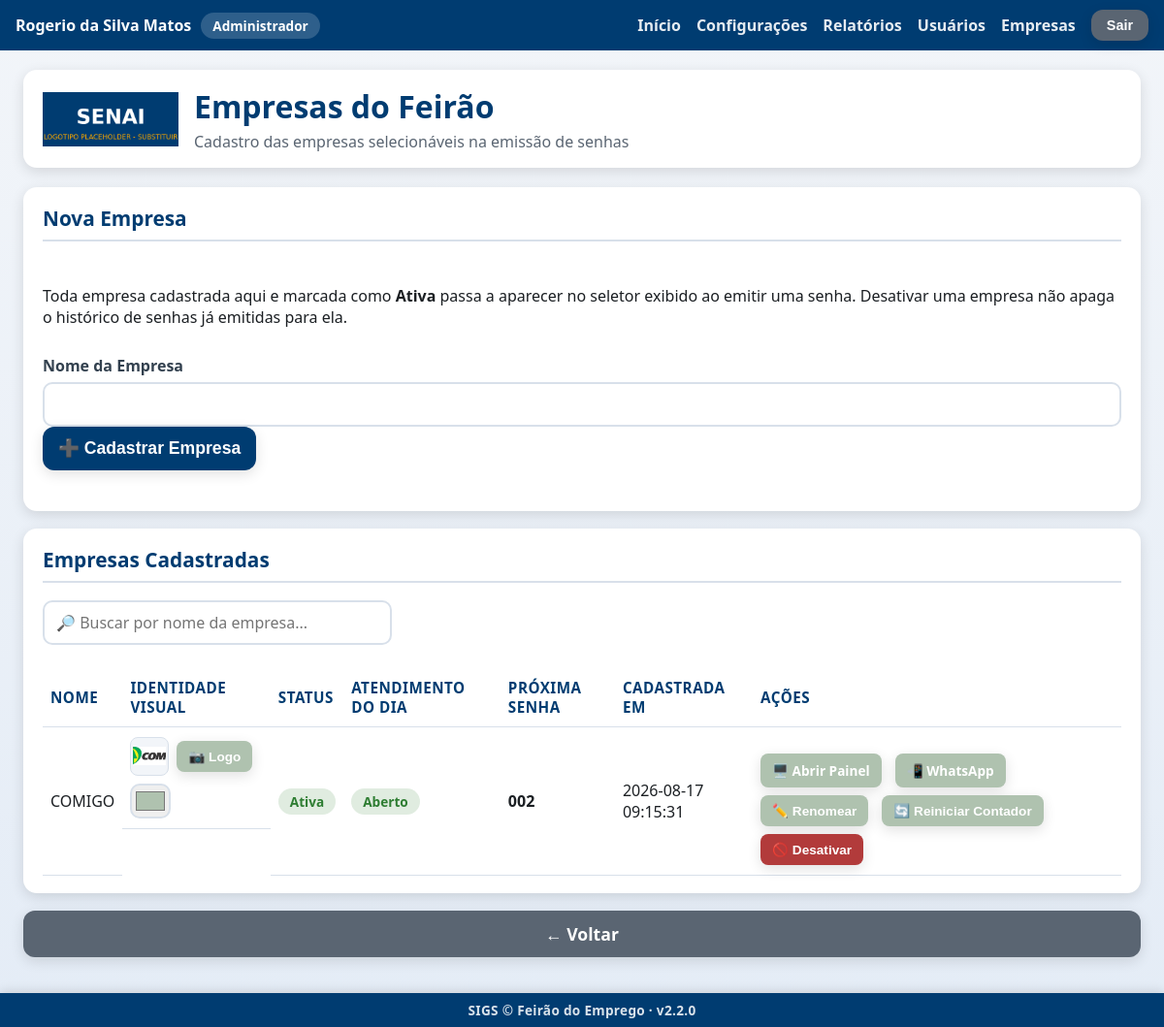
Page /admin/empresas (signed in) on the committed database.
### tables this page shows
CREATE TABLE usuarios (
            id INTEGER PRIMARY KEY AUTOINCREMENT,
            nome_completo TEXT NOT NULL,
            login TEXT NOT NULL UNIQUE,
            senha_hash TEXT NOT NULL,
            perfil TEXT NOT NULL DEFAULT 'atendente',
            ativo INTEGER NOT NULL DEFAULT 1,
            data_criacao TEXT NOT NULL,
            ultimo_login TEXT
        , empresa_id INTEGER REFERENCES empresas (id));

CREATE TABLE empresas (
                id INTEGER PRIMARY KEY AUTOINCREMENT,
                nome TEXT NOT NULL UNIQUE,
                ativa INTEGER NOT NULL DEFAULT 1,
                data_criacao TEXT NOT NULL
            , logo_path TEXT, cor_principal TEXT, contador_atual INTEGER NOT NULL DEFAULT 0, atendimento_finalizado_em TEXT);

CREATE TABLE configuracoes (
                    chave TEXT PRIMARY KEY,
                    valor TEXT NOT NULL
                );

### app.py (the view)
@app.route("/admin/empresas")
@auth.login_required
@auth.admin_required
def empresas_tela():
    empresas = database.listar_empresas()
    return render_template(
        "empresas.html",
        config=config_manager.obter_todas(),
        empresas=empresas,
    )

### app.py (called while the page is built)
@app.context_processor
def injetar_usuario_logado():
    usuario_sessao = auth.usuario_logado()
    identidade_empresa = None
    if usuario_sessao and usuario_sessao.get("perfil") == PerfilUsuario.RECRUTADOR:
        empresa_id = usuario_sessao.get("empresa_id")
        if empresa_id:
            empresa = database.obter_empresa_por_id(empresa_id)
            if empresa and (empresa.logo_path or empresa.cor_principal):
                identidade_empresa = {"logo_path": empresa.logo_path, "cor": empresa.cor_principal}
    return {
        "usuario_logado": usuario_sessao,
        "eh_admin": auth.eh_admin(),
        "sigs_versao": SIGS_VERSAO,
        "identidade_empresa": identidade_empresa,
    }

### auth.py (called while the page is built)
def usuario_logado() -> Optional[dict]:
    usuario_id = session.get(CHAVE_SESSAO_USUARIO_ID)
    if usuario_id is None:
        return None
    return {
        "id": usuario_id,
        "nome_completo": session.get(CHAVE_SESSAO_NOME),
        "login": session.get(CHAVE_SESSAO_LOGIN),
        "perfil": session.get(CHAVE_SESSAO_PERFIL),
        "guiche": session.get(CHAVE_SESSAO_GUICHE),
        "empresa_id": session.get(CHAVE_SESSAO_EMPRESA_ID),
        "empresa_nome": session.get(CHAVE_SESSAO_EMPRESA_NOME),
    }

def eh_admin() -> bool:
    return session.get(CHAVE_SESSAO_PERFIL) == PerfilUsuario.ADMIN

def admin_required(funcao_view):
    @wraps(funcao_view)
    def wrapper(*args, **kwargs):
        if not eh_admin():
            if _requisicao_eh_api():
                return jsonify({"sucesso": False, "erro": "Acesso restrito a administradores."}), 403
            flash("Esta área é restrita a administradores.", "erro")
            return redirect(url_for("index"))
        return funcao_view(*args, **kwargs)
    return wrapper

### config.py (called while the page is built)
    def _conectar(self) -> sqlite3.Connection:
        conexao = sqlite3.connect(str(DATABASE_PATH), timeout=10, check_same_thread=False)
        conexao.row_factory = sqlite3.Row
        return conexao

### database.py (called while the page is built)
@contextmanager
def get_connection() -> Generator[sqlite3.Connection, None, None]:
    conexao = sqlite3.connect(str(DATABASE_PATH), timeout=10, check_same_thread=False)
    conexao.row_factory = sqlite3.Row
    conexao.execute("PRAGMA journal_mode = WAL")
    conexao.execute("PRAGMA foreign_keys = ON")
    try:
        yield conexao
    finally:
        conexao.close()

### models.py (called while the page is built)
    def to_dict(self) -> dict:
        return asdict(self)

### templates/empresas.html (shortened to what this page needs)
{% extends "layout.html" %}
{% block conteudo %}
<div class="pagina pagina-empresas">
    <header class="cabecalho">
        <img class="logo" src="{{ url_for('static', filename='img/logo.png') }}" alt="Logo SENAI">
        <div class="titulo-evento">
            <h1>Empresas do Feirão</h1>
            <p>Cadastro das empresas selecionáveis na emissão de senhas</p>
        </div>
    </header>
    <main class="conteudo-principal">
        <section class="card card-formulario">
            <h2>Nova Empresa</h2>
            <p>
                Toda empresa cadastrada aqui e marcada como <strong>Ativa</strong>
                passa a aparecer no seletor exibido ao emitir uma senha.
                Desativar uma empresa não apaga o histórico de senhas já
                emitidas para ela.
            </p>
            <form id="form-nova-empresa">
                <div class="campos-identificacao">
                    <label>
                        Nome da Empresa
                        <input type="text" id="nova-empresa-nome" required>
                    </label>
                </div>
                <button type="submit" class="botao botao-primario">➕ Cadastrar Empresa</button>
                <div id="nova-empresa-mensagem" class="mensagem-status"></div>
            </form>
        </section>
        <section class="card">
            <h2>Empresas Cadastradas</h2>
            <input type="text" id="busca-empresas" class="campo-busca-tabela"
                   placeholder="🔎 Buscar por nome da empresa...">
            <table class="tabela-fila">
                <thead>
                    <tr>
                        <th>Nome</th>
                        <th>Identidade Visual</th>
                        <th>Status</th>
                        <th>Atendimento do Dia</th>
                        <th>Próxima Senha</th>
                        <th>Cadastrada em</th>
                        <th>Ações</th>
                    </tr>
                </thead>
                <tbody id="empresas-corpo">
                    {% for empresa in empresas %}
                    <tr data-empresa-id="{{ empresa.id }}" style="--cor-empresa: {{ empresa.cor_principal or 'var(--cor-principal-clara)' }};">
                        <td class="celula-nome-empresa">{{ empresa.nome }}</td>
                        <td class="identidade-visual-empresa">
                            <img class="logo-empresa-preview"
                                 id="logo-preview-{{ empresa.id }}"
                                 src="{% if empresa.logo_path %}{{ url_for('static', filename=empresa.logo_path) }}{% else %}{{ url_for('static', filename='img/logo.png') }}{% endif %}"
                                 alt="Logo {{ empresa.nome }}">
                            <button type="button" class="botao botao-secundario botao-acao-pequeno btn-upload-logo"
                                    data-target="logo-input-{{ empresa.id }}">
                                📷 Logo
                            </button>
                            <input type="color" class="input-cor-empresa" data-empresa-id="{{ empresa.id }}"
                                   value="{{ empresa.cor_principal or '#003C71' }}" title="Cor da empresa">
                        </td>
                        <td>
                            <span class="status-badge-{{ 'ativo' if empresa.ativa else 'inativo' }}">
                                {{ 'Ativa' if empresa.ativa else 'Inativa' }}
                            </span>
                        </td>
                        <td class="celula-atendimento-empresa" id="atendimento-empresa-{{ empresa.id }}">
                            {% if empresa.atendimento_finalizado_em %}
                            <span class="status-badge-inativo">🔒 Finalizado ({{ empresa.atendimento_finalizado_em }})</span>
                            <button class="botao botao-primario botao-acao-pequeno btn-reabrir-atendimento-empresa"
                                    data-empresa-id="{{ empresa.id }}" data-empresa-nome="{{ empresa.nome }}">
                                🔓 Reabrir
                            </button>
                            {% else %}
                            <span class="status-badge-ativo">Aberto</span>
                            {% endif %}
                        </td>
                        <td class="celula-proxima-senha" id="proxima-senha-{{ empresa.id }}">
                            {{ '%03d' | format(empresa.contador_atual + 1) }}
                        </td>
                        <td>{{ empresa.data_criacao }}</td>
                        <td class="acoes-usuario">
                            <a class="botao botao-secundario botao-acao-pequeno"
                               href="{{ url_for('painel_empresa', empresa_id=empresa.id) }}" target="_blank">
                                🖥️ Abrir Painel
                            </a>
                            <a class="botao botao-secundario botao-acao-pequeno"
                               href="https://wa.me/?text={{ ('Painel de Chamadas — ' + empresa.nome + ': ' + url_for('painel_empresa', empresa_id=empresa.id, _external=True)) | urlencode }}"
                               target="_blank" rel="noopener">
                                📲 WhatsApp
                            </a>
                            <button class="botao botao-secundario botao-acao-pequeno btn-renomear-empresa" data-empresa-id="{{ empresa.id }}" data-empresa-nome="{{ empresa.nome }}">
                                ✏️ Renomear
                            </button>
                            <button class="botao botao-secundario botao-acao-pequeno btn-reiniciar-contador-empresa"
                                    data-empresa-id="{{ empresa.id }}" data-empresa-nome="{{ empresa.nome }}">
                                🔄 Reiniciar Contador
                            </button>
                            <button class="botao {{ 'botao-alerta' if empresa.ativa else 'botao-primario' }} botao-acao-pequeno btn-toggle-status-empresa"
                                    data-empresa-id="{{ empresa.id }}" data-ativa="{{ empresa.ativa | lower }}">
                                {{ '🚫 Desativar' if empresa.ativa else '✅ Ativar' }}
                            </button>
                        </td>
                    </tr>
                    {% else %}
                    <tr><td colspan="7">Nenhuma empresa cadastrada ainda.</td></tr>
                    {% endfor %}
                </tbody>
            </table>
        </section>
        <a href="{{ url_for('index') }}" class="botao botao-terciario">← Voltar</a>
    </main>
</div>
{% endblock %}

### templates/layout.html (shortened to what this page needs)
<!DOCTYPE html>
<html lang="pt-BR">
<head>
    <link rel="stylesheet" href="{{ url_for('static', filename='css/style.css') }}">
</head>
<body>
    {% if usuario_logado %}
    <div class="barra-usuario">
        <span class="barra-usuario-info">
            {{ usuario_logado.nome_completo }}
            <span class="barra-usuario-perfil">
                {% if eh_admin %}Administrador
                {% elif usuario_logado.perfil == 'emissor' %}Emissor de Senhas
                {% elif usuario_logado.perfil == 'recrutador' %}Recrutador{% if usuario_logado.empresa_nome %} — {{ usuario_logado.empresa_nome }}{% endif %}
                {% else %}Atendente
                {% endif %}
            </span>
        </span>
        <span class="barra-usuario-acoes">
            <a href="{{ url_for('index') }}">Início</a>
            {% if eh_admin %}
                <a href="{{ url_for('configuracoes_tela') }}">Configurações</a>
                <a href="{{ url_for('relatorios_tela') }}">Relatórios</a>
                <a href="{{ url_for('usuarios_tela') }}">Usuários</a>
                <a href="{{ url_for('empresas_tela') }}">Empresas</a>
            {% elif usuario_logado.perfil == 'recrutador' %}
                <!-- Recrutador também acessa Relatórios (somente da própria
                     empresa — ver auth.admin_ou_recrutador_required e
                     relatorios_tela em app.py), mas não os demais itens do
                     menu administrativo. -->
                <a href="{{ url_for('relatorios_tela') }}">Relatórios</a>
            {% endif %}
            <form method="POST" action="{{ url_for('logout_tela') }}" class="form-logout">
                <button type="submit" class="botao botao-terciario botao-sair">Sair</button>
            </form>
        </span>
    </div>
    {% endif %}
    {% block conteudo %}{% endblock %}
    {% if request.endpoint != 'painel' %}
    <footer class="rodape-sigs">
        SIGS &copy; {{ config.nome_evento if config else 'SENAI' }} &middot; v{{ sigs_versao }}
    </footer>
    {% endif %}
</body>
</html>

### rows in the picture
usuarios: nome_completo "Rogerio da Silva Matos"
empresas: nome "COMIGO", logo_path (picture), cor_principal "#afc2af", ativa "Ativa", empresa.contador_atual+1 "002", data_criacao "2026-08-17 09:15:31", ativa "🚫 Desativar"
configuracoes: valor "Feirão do Emprego"

### other values in the picture
{{ sigs_versao }} "2.2.0"
